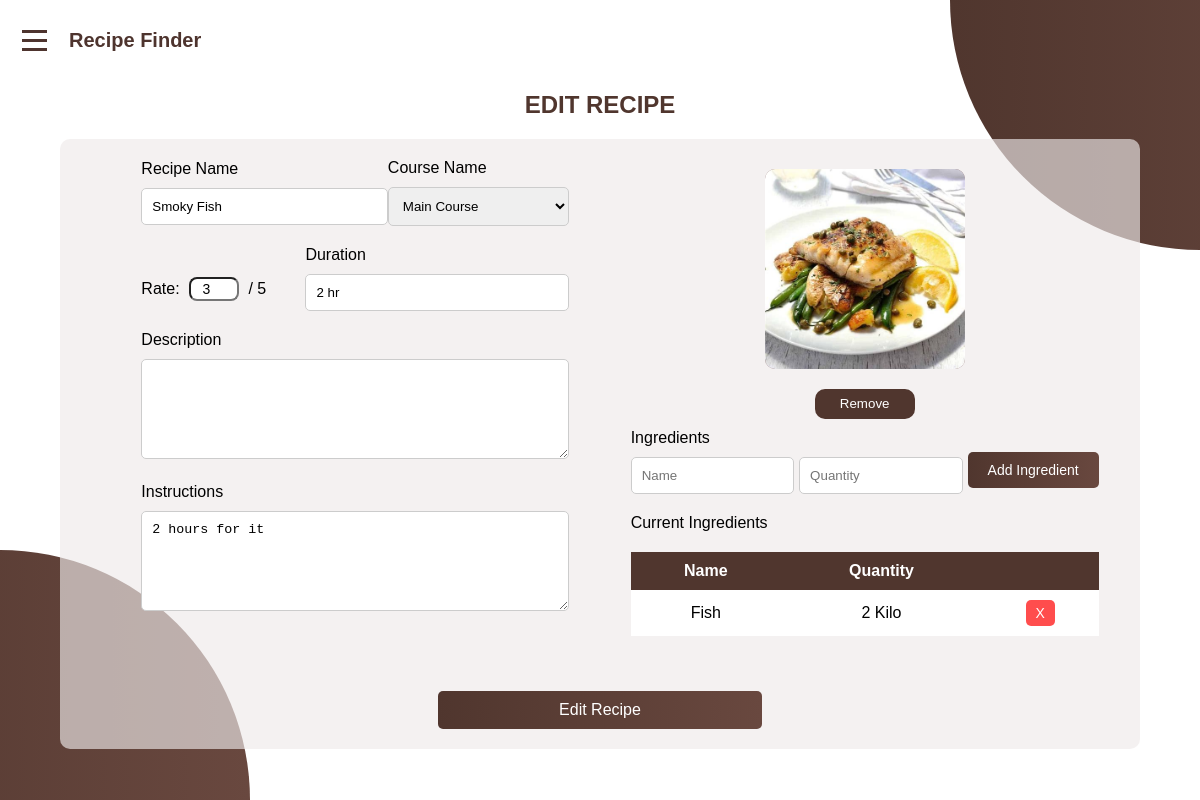
/admins/manage-recipe/4 (signed in), run on the app's committed database.
### admins/models.py (models this page shows, shortened)
class Recipe(models.Model):
    id = models.AutoField(primary_key=True)
    name = models.CharField(max_length=100)
    description = models.TextField(null=True)
    course = models.TextField(null=True)
    duration = models.TextField(null=True)
    rate = models.IntegerField(null=True)
    instructions = models.TextField(null=True)
    image = models.ImageField(upload_to='recipes/%y/%m/%d/')
    created_at = models.DateTimeField(auto_now_add=True)
    updated_at = models.DateTimeField(auto_now=True)

class Ingredient(models.Model):
    recipe = models.ForeignKey(Recipe, on_delete=models.CASCADE, related_name='ingredients', null=True)
    name = models.CharField(max_length=100)
    quantity = models.CharField(max_length=50)

### admins/views.py (the view)
# urls.py: path('manage-recipe/<int:recipe_id>', display_recipe, name='display_recipe'),
@login_required
@require_http_methods(["GET"])
def display_recipe(request, recipe_id):
    try:
        recipe = Recipe.objects.get(id=recipe_id)
        ingredients = Ingredient.objects.filter(recipe=recipe)
        return render(request, 'manage_recipe.html', {
            'recipe': recipe,
            'ingredients': ingredients
        })
    except Recipe.DoesNotExist:
        return JsonResponse({'success': False, 'message': 'Recipe not found!'})
    except Exception as e:
        return JsonResponse({'success': False, 'message': f'An error occurred during displaying recipe: {e}'})

### admins/templates/manage_recipe.html (shortened to what this page needs)
<!DOCTYPE html>
<html lang="en">
<head>
    {% load static %}
    <link rel="stylesheet" href=" {% static 'css/manage_recipe.css' %}">
</head>
<body>
    <div class="container">
        <header>
            <div class="menu-container">
                <div class="hamburger">
                    <span></span>
                    <span></span>
                    <span></span>
                </div>
                <div class="logo">Recipe Finder</div>
            </div>
        </header>
        {% if recipe %}
            <h2 id="h2">Edit Recipe</h2>
            <form method="POST" action="{% url 'edit_recipe' recipe.id %}" id="editRecipeForm">
            <div class="data">
                <div class="info">
                    <div class="nameCategory">
                        <div class="label">
                            <label class="white-color" for="recipe_name">Recipe Name</label>
                            <input type="text" id="recipe_name" name="recipe_name" value="{{recipe.name}}" required>
                        </div>
                        <div class="label">
                            <label class="white-color" for="course_name">Course Name</label>
                            <select id="course_name" name="course_name">
                                {% if recipe.course == "Main Course" %}
                                    <option value="Main Course" selected>Main Course</option>
                                {% elif recipe.course == "Appetizer" %}
                                    <option value="Appetizer" selected>Appetizer</option>
                                    <option value="Main Course">Main Course</option>
                                    <option value="Dessert">Dessert</option>
                                {% elif recipe.course == "Dessert" %}
                                    <option value="Dessert" selected>Dessert</option>
                                    <option value="Main Course">Main Course</option>
                                    <option value="Appetizer">Appetizer</option>
                                {% endif %}
                            </select>
                        </div>
                    </div>
                    <div class="nameCategory">
                        <div class="rateDiv">
                            <label for="rate">Rate: </label>
                            <input id="rate" name="rate" type="number" min="0" max="5" value="{{recipe.rate}}">
                            <span>/ 5</span>
                        </div>
                        <div class="durationDiv">
                            <label for="duration">Duration</label>
                            <input id="duration" name="duration" type="text" value="{{recipe.duration}}">
                        </div>
                    </div>
                    <label for="description">Description</label><br>
                    <textarea id="description" name="description" rows="4" cols="50" >{{recipe.decription}}</textarea>
                    <label for="instructions">Instructions</label><br>
                    <textarea id="instructions" name="instructions" rows="4" cols="50" >{{recipe.instructions}}</textarea>
                </div>
            <div class="ingredients_container">
                <div class="image">
                    <div class="inputs">
                        <img id="recipeImg" src="{{recipe.image.url}}">
                    </div>
                    <button type="button" id="removeImg">Remove</button>
                </div>
                <label for="ingredients">Ingredients</label><br>
                <div class="ingredients_input">
                    <input placeholder="Name" type="text" id="ingredients" name="ingredients"/>
                    <input placeholder="Quantity" type="text" id="quantity" name="quantity"/>
                    <button id="add_ingredient" type="button">Add Ingredient</button>
                </div>
            <label>Current Ingredients</label><br>
            <table id="ingredients_table">
                <thead>
                    <tr>
                        <th>Name</th>
                        <th>Quantity</th>
                        <th></th>
                    </tr>
                </thead>
                <tbody>
                    {% for ingredient in ingredients %}
                        <tr>
                            <td>{{ingredient.name}}</td>
                            <td>{{ingredient.quantity}}</td>
                            <td><button id="remove_ingredient" type="button" class="remove_ingredient">X</button></td>
                        </tr>
                    {% endfor %}
                </tbody>
            </table>
            </div>
        </div>
        <br><br>
            <input class="submit" id="editRecipe" type="submit" value="Edit Recipe">
        </form>
        {% endif %}
    </div>
    <div class="shape"></div>
    <div class="shape1"></div>
</body>
</html>

### admins/static/css/manage_recipe.css (style rules this page uses)
* { margin: 0; padding: 0; box-sizing: border-box; }
body { font-family: Arial, sans-serif; height: 100%; }
.menu-container { position: fixed; top: 20px; left: 15px; display: flex; z-index: 100; align-items: center; }
.hamburger { display: flex; flex-direction: column; cursor: pointer; padding: 7px; }
.hamburger span { width: 25px; height: 3px; background:#4E342E; margin: 3px 0; transition: 0.3s; }
.logo { margin-left: 15px; font-size: 20px; font-weight: bold; color:#4E342E; }
.container { display: flex; flex-direction: column; align-items: center; justify-content: center; height: 100vh; }
h2 { text-align: center; margin: 40px 0 20px 0; color: #50362e; text-transform: uppercase; }
form { width: 90%; text-align: center; background-color: #efeae9a5; border-radius: 10px; }
.data { margin: 0 20px; display: flex; align-items: center; justify-content: space-evenly; text-align: left; }
.info { width: 45%; margin: 0 20px; padding: 20px; }
.ingredients_container { width: 45%; }
.ingredients_input { display: flex; align-items: center; justify-content: space-between; }
.ingredients_container input[type="text"] { width: 35%; padding: 10px; border: 1px solid #ccc; border-radius: 5px; margin-bottom: 20px; margin-top: 10px; }
.info input[type="text"] { width: 100%; padding: 10px; border: 1px solid #ccc; border-radius: 5px; margin-bottom: 20px; margin-top: 10px; }
select { width: 100%; padding: 10px; border: 1px solid #ccc; border-radius: 5px; margin-bottom: 20px; margin-top: 10px; }
.submit, #add_ingredient { background-image: linear-gradient(to right, #50362e, #69483f); color: white; padding: 10px 20px; border: none; border-radius: 5px; cursor: pointer; font-size: 16px; transition: background-color 0.3s ease; margin-bottom: 20px; }
.submit { width: 30%; }
#add_ingredient { font-size: 14px; }
#ingredients_table { width: 100%; border-collapse: collapse; margin-top: 20px; text-align: center; }
#ingredients_table th, #ingredients_table td { padding: 10px; }
#ingredients_table th { background-color: #50362e; color: white; }
#ingredients_table tr:nth-child(odd) { background-color: #fff; }
#remove_ingredient { background-color: #ff4d4d; color: white; padding: 5px 10px; border: none; border-radius: 5px; cursor: pointer; font-size: 14px; transition: background-color 0.3s ease; }
.nameCategory { display: flex; align-items: center; justify-content: space-between; }
#rate { width: 50px; height: 20px; border-radius: 8px; padding: 10px; margin: 5px; font-size: 14px; text-align: center; }
#description, #instructions { width: 100%; padding: 10px; border: 1px solid #ccc; border-radius: 5px; margin-bottom: 20px; margin-top: 10px; height: 100px; }
.shape { width: 500px; height: 500px; background-image: linear-gradient(to right, #50362e, #69483f); border-radius: 50%; position: fixed; bottom: 0; left: 0; translate: -50% 50%; z-index: -1; }
.shape1 { width: 500px; height: 500px; background-image: linear-gradient(to right, #50362e, #69483f); border-radius: 50%; position: fixed; top: 0; right: 0; translate: 50% -50%; z-index: -1; }
.image { display: flex; flex-direction: column; width: 100%; align-items: center; }
.inputs { display: flex; flex-direction: column; position: relative; }
img { background-color: #5f3434ae; width: 200px; height: 200px; max-width: 300px; max-height: 200px; margin: 10px; object-fit: cover; border-radius: 10px; }
#removeImg { background-color: #50362e; border: none; border-radius: 10px; width: 100px; height: 30px; color: white; margin: 10px; cursor: pointer; }

### data on the page
Recipe: recipe_name "Smoky Fish", course_name "Main Course", rate "3", duration "2 hr", instructions "2 hours for it", image (picture)
Ingredient: name "Fish", quantity "2 Kilo"
